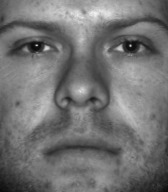
#> input picture img/yaleB01/image0.jpg, 168 x 192 px
$ python img_transformation.py
#> lines starting #> are read from the running program, lines starting #| are printed output that depends on the picture
import os
import imageio
import numpy as np
import cv2
from PIL import Image
from PIL import ImageFont
from PIL import ImageDraw

from matplotlib import pyplot as plt
import matplotlib.cm as cm
import pickle
from main import readImages
dirname='annotated'

#Script to produce text annotation, and rotations for the test dataset.

if dirname not in os.listdir(os.getcwd()):
    os.mkdir(dirname)
#images = readImages('img/')
#print(len(images))

foldernames = os.listdir('img/')
print(foldernames)
#images = [imageio.imread('img/'+fn+'/image0.jpg')[::,::].astype(np.float32)/255. for fn in filenames]#glob.glob(imgFolder+'*.jpg')]
###Image Annotation###
i=0
for f in foldernames:

    img = Image.open('img/'+f+'/image0.jpg')
#> img is the input picture: PIL image 168x192 L; min 8, max 243, mean 114.6
    draw = ImageDraw.Draw(img)
    font = ImageFont.truetype(r'./sans-serif.ttf', 28)
    draw.text((10,60),"Copyrighted",font=font)
    draw.text((40,100),"For Test",font=font)
    draw.text((20,140),"Purposes",font=font)
    img.save(os.path.join(dirname,'image_annotated_'+str(i+1)+'.png'))
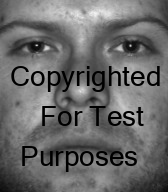
#> saved as image_annotated_1.png: PIL image 168x192 L; min 0, max 243, mean 105.8
    i+=1

###Image Cropping###
"""
for i in range(len(images)):
    rows,cols = images[i].shape

    img = images[i]
    draw = ImageDraw.Draw(img)
    #M = cv2.getRotationMatrix2D((cols/2,rows/2),45,1)
    #dst = cv2.warpAffine(textImg,M,(cols,rows))
    #images[i]+=textImg
    imageio.imwrite(os.path.join(dirname,'image_annotated_'+str(i+1)+'.png'), img)
"""
